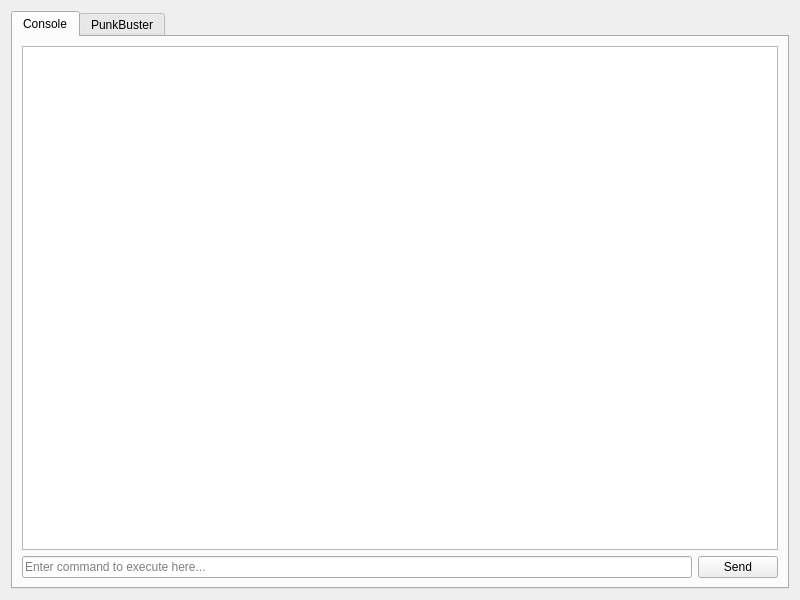
<?xml version="1.0" encoding="UTF-8"?>
<ui version="4.0">
 <class>ConsoleWidget</class>
 <widget class="QWidget" name="ConsoleWidget">
  <property name="geometry">
   <rect>
    <x>0</x>
    <y>0</y>
    <width>800</width>
    <height>600</height>
   </rect>
  </property>
  <layout class="QGridLayout" name="gridLayout">
   <item row="0" column="0">
    <widget class="QTabWidget" name="tabWidget_co">
     <property name="currentIndex">
      <number>0</number>
     </property>
     <property name="documentMode">
      <bool>false</bool>
     </property>
     <widget class="QWidget" name="tab_co_co">
      <attribute name="icon">
       <iconset resource="Frostbite.qrc">
        <normaloff>:/frostbite/icons/console.png</normaloff>:/frostbite/icons/console.png</iconset>
      </attribute>
      <attribute name="title">
       <string>Console</string>
      </attribute>
      <layout class="QGridLayout" name="gridLayout_10">
       <item row="1" column="0">
        <widget class="HistoryLineEdit" name="lineEdit_co_co">
         <property name="placeholderText">
          <string>Enter command to execute here...</string>
         </property>
         <property name="clearButtonEnabled">
          <bool>true</bool>
         </property>
        </widget>
       </item>
       <item row="1" column="1">
        <widget class="QPushButton" name="pushButton_co_co">
         <property name="text">
          <string>Send</string>
         </property>
        </widget>
       </item>
       <item row="0" column="0" colspan="2">
        <widget class="QTextEdit" name="textEdit_co_co">
         <property name="enabled">
          <bool>true</bool>
         </property>
         <property name="styleSheet">
          <string notr="true"/>
         </property>
         <property name="readOnly">
          <bool>true</bool>
         </property>
        </widget>
       </item>
      </layout>
     </widget>
     <widget class="QWidget" name="tab_co_pb">
      <attribute name="icon">
       <iconset resource="Frostbite.qrc">
        <normaloff>:/frostbite/icons/punkbuster.png</normaloff>:/frostbite/icons/punkbuster.png</iconset>
      </attribute>
      <attribute name="title">
       <string>PunkBuster</string>
      </attribute>
      <layout class="QGridLayout" name="gridLayout_11">
       <item row="0" column="0" colspan="2">
        <widget class="QTextEdit" name="textEdit_co_pb">
         <property name="readOnly">
          <bool>true</bool>
         </property>
        </widget>
       </item>
       <item row="1" column="0">
        <widget class="HistoryLineEdit" name="lineEdit_co_pb">
         <property name="placeholderText">
          <string>Enter command to execute here...</string>
         </property>
         <property name="clearButtonEnabled">
          <bool>true</bool>
         </property>
        </widget>
       </item>
       <item row="1" column="1">
        <widget class="QPushButton" name="pushButton_co_pb">
         <property name="text">
          <string>Send</string>
         </property>
        </widget>
       </item>
      </layout>
     </widget>
    </widget>
   </item>
  </layout>
 </widget>
 <customwidgets>
  <customwidget>
   <class>HistoryLineEdit</class>
   <extends>QLineEdit</extends>
   <header>HistoryLineEdit.h</header>
  </customwidget>
 </customwidgets>
 <resources>
  <include location="Frostbite.qrc"/>
 </resources>
 <connections/>
</ui>
